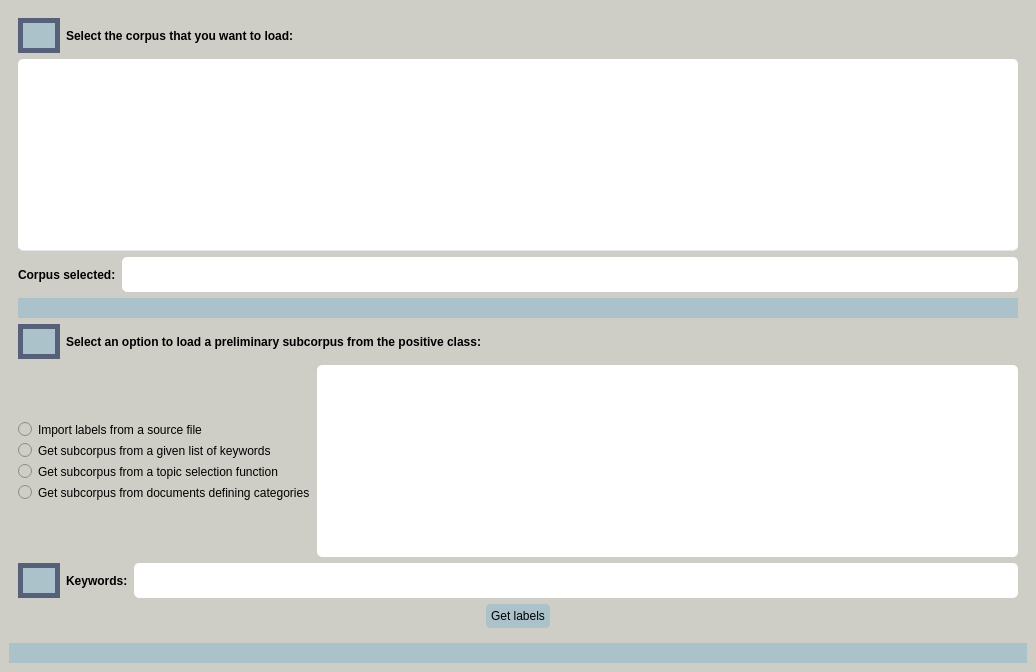
           <widget class="QFrame" name="frame_content_right">
            <property name="styleSheet">
             <string notr="true">background-color: #A3A8AD;</string>
            </property>
            <property name="frameShape">
             <enum>QFrame::NoFrame</enum>
            </property>
            <property name="frameShadow">
             <enum>QFrame::Raised</enum>
            </property>
            <layout class="QVBoxLayout" name="verticalLayout_4">
             <property name="spacing">
              <number>0</number>
             </property>
             <property name="leftMargin">
              <number>0</number>
             </property>
             <property name="topMargin">
              <number>0</number>
             </property>
             <property name="rightMargin">
              <number>0</number>
             </property>
             <property name="bottomMargin">
              <number>0</number>
             </property>
             <item>
              <widget class="QFrame" name="frame_content">
               <property name="sizePolicy">
                <sizepolicy hsizetype="Preferred" vsizetype="Preferred">
                 <horstretch>0</horstretch>
                 <verstretch>0</verstretch>
                </sizepolicy>
               </property>
               <property name="styleSheet">
                <string notr="true">background-color:#CFCEC6;
border:2px #676A6E;</string>
               </property>
               <property name="frameShape">
                <enum>QFrame::NoFrame</enum>
               </property>
               <property name="frameShadow">
                <enum>QFrame::Raised</enum>
               </property>
               <layout class="QVBoxLayout" name="verticalLayout_8">
                <item>
                 <widget class="QStackedWidget" name="tabs">
                  <property name="minimumSize">
                   <size>
                    <width>1000</width>
                    <height>500</height>
                   </size>
                  </property>
                  <property name="styleSheet">
                   <string notr="true">background-color: #CFCEC6;</string>
                  </property>
                  <property name="currentIndex">
                   <number>0</number>
                  </property>
                  <widget class="QWidget" name="tabsPage">
                   <layout class="QVBoxLayout" name="verticalLayout_16">
                    <item>
                     <layout class="QVBoxLayout" name="verticalLayout_9">
                      <item>
                       <layout class="QVBoxLayout" name="verticalLayout_13">
                        <item>
                         <layout class="QHBoxLayout" name="horizontalLayout_27">
                          <item>
                           <widget class="QPushButton" name="infoButtonSelectCorpus">
                            <property name="sizePolicy">
                             <sizepolicy hsizetype="Fixed" vsizetype="Fixed">
                              <horstretch>0</horstretch>
                              <verstretch>0</verstretch>
                             </sizepolicy>
                            </property>
                            <property name="minimumSize">
                             <size>
                              <width>35</width>
                              <height>35</height>
                             </size>
                            </property>
                            <property name="styleSheet">
                             <string notr="true">QPushButton {
	border: 5px solid #ABC2CB;
	border-radius: 2px;	
	background-color: #ABC2CB;
	border-color:#576079;
}
QPushButton:hover {
	background-color: #ABC2CB;
	border: 2px solid #ABC2CB;
}
QPushButton:pressed {	
	background-color: #ABC2CB;
	border: 2px solid #ABC2CB;
}

QToolTip {	
	background-color: #ABC2CB;
	border: 2px solid #ABC2CB;
}</string>
                            </property>
                            <property name="text">
                             <string/>
                            </property>
                           </widget>
                          </item>
                          <item>
                           <widget class="QLabel" name="labelSelectDataset">
                            <property name="font">
                             <font>
                              <weight>75</weight>
                              <bold>true</bold>
                             </font>
                            </property>
                            <property name="text">
                             <string>Select the corpus that you want to load:</string>
                            </property>
                           </widget>
                          </item>
                         </layout>
                        </item>
                        <item>
                         <widget class="QTreeView" name="treeViewSelectCorpus">
                          <property name="maximumSize">
                           <size>
                            <width>16777215</width>
                            <height>16777215</height>
                           </size>
                          </property>
                          <property name="styleSheet">
                           <string notr="true">QTreeView {	
	background-color: #FFFFFF;
	padding: 10px;
	border-radius: 5px;
	gridline-color: #DFE6ED;
	border-bottom: 1px solid #DFE6ED;
}
QTreeView::item{
	border-color: #DFE6ED;
	padding-left: 5px;
	padding-right: 5px;
	gridline-color: #DFE6ED;
}
QTreeView::item:selected{
	background-color: #E6EDEF;
}
QScrollBar:horizontal {
    border: none;
    background: #ABC2CB;
    height: 14px;
    margin: 0px 21px 0 21px;
	border-radius: 0px;
}
 QScrollBar:vertical {
	border: none;
    background: #ABC2CB;
    width: 14px;
    margin: 21px 0 21px 0;
	border-radius: 0px;
 }
QHeaderView::section{
	Background-color: #ABC2CB;
	max-width: 30px;
	border: 1px solid #ABC2CB;
	border-style: none;
    border-bottom: 1px solid #DFE6ED;
    border-right: 1px solid #DFE6ED;
}
QTreeView::horizontalHeader {	
	background-color: #ABC2CB;
}
QHeaderView::section:horizontal
{
    border: 1px solid #DFE6ED;
	background-color: #ABC2CB;
	padding: 3px;
	border-top-left-radius: 7px;
    border-top-right-radius: 7px;
}
QHeaderView::section:vertical
{
    border: 1px solid #ABC2CB;
}</string>
                          </property>
                         </widget>
                        </item>
                        <item>
                         <layout class="QHBoxLayout" name="horizontalLayout_8">
                          <item>
                           <widget class="QLabel" name="labelCorpusSelected">
                            <property name="maximumSize">
                             <size>
                              <width>230</width>
                              <height>35</height>
                             </size>
                            </property>
                            <property name="font">
                             <font>
                              <weight>75</weight>
                              <bold>true</bold>
                             </font>
                            </property>
                            <property name="text">
                             <string>Corpus selected:</string>
                            </property>
                           </widget>
                          </item>
                          <item>
                           <widget class="QLabel" name="labelCorpusSelectedIs">
                            <property name="sizePolicy">
                             <sizepolicy hsizetype="Expanding" vsizetype="Preferred">
                              <horstretch>0</horstretch>
                              <verstretch>0</verstretch>
                             </sizepolicy>
                            </property>
                            <property name="minimumSize">
                             <size>
                              <width>0</width>
                              <height>35</height>
                             </size>
                            </property>
                            <property name="styleSheet">
                             <string notr="true">QLabel {	
	background-color: #FFFFFF;
	border-radius: 5px;
	gridline-color: #FFFFFF;
	border-bottom: 1px solid #FFFFFF;
}</string>
                            </property>
                            <property name="text">
                             <string/>
                            </property>
                           </widget>
                          </item>
                         </layout>
                        </item>
                       </layout>
                      </item>
                      <item>
                       <widget class="QFrame" name="frame_grip_6">
                        <property name="enabled">
                         <bool>true</bool>
                        </property>
                        <property name="sizePolicy">
                         <sizepolicy hsizetype="Preferred" vsizetype="Maximum">
                          <horstretch>0</horstretch>
                          <verstretch>0</verstretch>
                         </sizepolicy>
                        </property>
                        <property name="minimumSize">
                         <size>
                          <width>1000</width>
                          <height>20</height>
                         </size>
                        </property>
                        <property name="maximumSize">
                         <size>
                          <width>16777215</width>
                          <height>20</height>
                         </size>
                        </property>
                        <property name="styleSheet">
                         <string notr="true">background-color: #ABC2CB;</string>
                        </property>
                        <property name="frameShape">
                         <enum>QFrame::NoFrame</enum>
                        </property>
                        <property name="frameShadow">
                         <enum>QFrame::Raised</enum>
                        </property>
                       </widget>
                      </item>
                      <item>
                       <layout class="QHBoxLayout" name="layout1LoadLabels_4">
                        <item>
                         <widget class="QPushButton" name="infoButtonGetLabels">
                          <property name="sizePolicy">
                           <sizepolicy hsizetype="Fixed" vsizetype="Fixed">
                            <horstretch>0</horstretch>
                            <verstretch>0</verstretch>
                           </sizepolicy>
                          </property>
                          <property name="minimumSize">
                           <size>
                            <width>35</width>
                            <height>35</height>
                           </size>
                          </property>
                          <property name="styleSheet">
                           <string notr="true">QPushButton {
	border: 5px solid #ABC2CB;
	border-radius: 2px;	
	background-color: #ABC2CB;
	border-color:#576079;
}
QPushButton:hover {
	background-color: #ABC2CB;
	border: 2px solid #ABC2CB;
}
QPushButton:pressed {	
	background-color: #ABC2CB;
	border: 2px solid #ABC2CB;
}

QToolTip {	
	background-color: #ABC2CB;
	border: 2px solid #ABC2CB;
}</string>
                          </property>
                          <property name="text">
                           <string/>
                          </property>
                         </widget>
                        </item>
                        <item>
                         <widget class="QLabel" name="labelGetLabels">
                          <property name="font">
                           <font>
                            <weight>75</weight>
                            <bold>true</bold>
                           </font>
                          </property>
                          <property name="text">
                           <string>Select an option to load a preliminary subcorpus from the positive class:</string>
                          </property>
                         </widget>
                        </item>
                       </layout>
                      </item>
                      <item>
                       <layout class="QVBoxLayout" name="verticalLayout_14">
                        <item>
                         <layout class="QHBoxLayout" name="horizontalLayout_9">
                          <item>
                           <layout class="QVBoxLayout" name="layout2LoadLabels">
                            <item>
                             <spacer name="verticalSpacer_3">
                              <property name="orientation">
                               <enum>Qt::Vertical</enum>
                              </property>
                              <property name="sizeHint" stdset="0">
                               <size>
                                <width>20</width>
                                <height>40</height>
                               </size>
                              </property>
                             </spacer>
                            </item>
                            <item>
                             <widget class="QRadioButton" name="getLabelsOption1">
                              <property name="text">
                               <string>Import labels from a source file</string>
                              </property>
                             </widget>
                            </item>
                            <item>
                             <widget class="QRadioButton" name="getLabelsOption2">
                              <property name="text">
                               <string>Get subcorpus from a given list of keywords</string>
                              </property>
                             </widget>
                            </item>
                            <item>
                             <widget class="QRadioButton" name="getLabelsOption3">
                              <property name="text">
                               <string>Get subcorpus from a topic selection function</string>
                              </property>
                             </widget>
                            </item>
                            <item>
                             <widget class="QRadioButton" name="getLabelsOption4">
                              <property name="text">
                               <string>Get subcorpus from documents defining categories</string>
                              </property>
                             </widget>
                            </item>
                            <item>
                             <spacer name="verticalSpacer_4">
                              <property name="orientation">
                               <enum>Qt::Vertical</enum>
                              </property>
                              <property name="sizeHint" stdset="0">
                               <size>
                                <width>20</width>
                                <height>40</height>
                               </size>
                              </property>
                             </spacer>
                            </item>
                           </layout>
                          </item>
                          <item>
                           <layout class="QVBoxLayout" name="verticalLayout_15">
                            <item>
                             <widget class="QTextEdit" name="textEditShowKeywords">
                              <property name="styleSheet">
                               <string notr="true">QTextEdit {	
	background-color: #FFFFFF;
	border-radius: 5px;
	gridline-color: #FFFFFF;
	border-bottom: 1px solid #FFFFFF;
}

 QScrollBar:vertical {
	border: none;
    background: #ABC2CB;
    width: 14px;
    margin: 21px 0 21px 0;
	border-radius: 0px;
 }</string>
                              </property>
                              <property name="readOnly">
                               <bool>true</bool>
                              </property>
                             </widget>
                            </item>
                           </layout>
                          </item>
                         </layout>
                        </item>
                        <item>
                         <layout class="QHBoxLayout" name="horizontalLayout_10">
                          <item>
                           <widget class="QPushButton" name="infoButtonKeywords">
                            <property name="sizePolicy">
                             <sizepolicy hsizetype="Fixed" vsizetype="Fixed">
                              <horstretch>0</horstretch>
                              <verstretch>0</verstretch>
                             </sizepolicy>
                            </property>
                            <property name="minimumSize">
                             <size>
                              <width>35</width>
                              <height>35</height>
                             </size>
                            </property>
                            <property name="styleSheet">
                             <string notr="true">QPushButton {
	border: 5px solid #ABC2CB;
	border-radius: 2px;	
	background-color: #ABC2CB;
	border-color:#576079;
}
QPushButton:hover {
	background-color: #ABC2CB;
	border: 2px solid #ABC2CB;
}
QPushButton:pressed {	
	background-color: #ABC2CB;
	border: 2px solid #ABC2CB;
}

QToolTip {	
	background-color: #ABC2CB;
	border: 2px solid #ABC2CB;
}</string>
                            </property>
                            <property name="text">
                             <string/>
                            </property>
                           </widget>
                          </item>
                          <item>
                           <widget class="QLabel" name="labelCorpusSelected_2">
                            <property name="maximumSize">
                             <size>
                              <width>230</width>
                              <height>35</height>
                             </size>
                            </property>
                            <property name="font">
                             <font>
                              <weight>75</weight>
                              <bold>true</bold>
                             </font>
                            </property>
                            <property name="text">
                             <string>Keywords:</string>
                            </property>
                           </widget>
                          </item>
                          <item>
                           <widget class="QLineEdit" name="lineEditGetKeywords">
                            <property name="sizePolicy">
                             <sizepolicy hsizetype="Expanding" vsizetype="Preferred">
                              <horstretch>0</horstretch>
                              <verstretch>0</verstretch>
                             </sizepolicy>
                            </property>
                            <property name="minimumSize">
                             <size>
                              <width>0</width>
                              <height>35</height>
                             </size>
                            </property>
                            <property name="styleSheet">
                             <string notr="true">QLineEdit {	
	background-color: #FFFFFF;
	border-radius: 5px;
	gridline-color: #FFFFFF;
	border-bottom: 1px solid #FFFFFF;
}</string>
                            </property>
                           </widget>
                          </item>
                         </layout>
                        </item>
                        <item>
                         <layout class="QHBoxLayout" name="horizontalLayout_11">
                          <item>
                           <spacer name="horizontalSpacer">
                            <property name="orientation">
                             <enum>Qt::Horizontal</enum>
                            </property>
                            <property name="sizeHint" stdset="0">
                             <size>
                              <width>40</width>
                              <height>20</height>
                             </size>
                            </property>
                           </spacer>
                          </item>
                          <item>
                           <widget class="QPushButton" name="getLabelsPushButton">
                            <property name="maximumSize">
                             <size>
                              <width>16777215</width>
                              <height>16777215</height>
                             </size>
                            </property>
                            <property name="styleSheet">
                             <string notr="true">QPushButton {
	border: 5px solid #ABC2CB;
	border-radius: 5px;	
	background-color: #ABC2CB;
}
QPushButton:hover {
	background-color: #ABC2CB;
	border: 2px solid #ABC2CB;
}
QPushButton:pressed {	
	background-color: #ABC2CB;
	border: 2px solid #ABC2CB;
}</string>
                            </property>
                            <property name="text">
                             <string>Get labels</string>
                            </property>
                           </widget>
                          </item>
                          <item>
                           <spacer name="horizontalSpacer_2">
                            <property name="orientation">
                             <enum>Qt::Horizontal</enum>
                            </property>
                            <property name="sizeHint" stdset="0">
                             <size>
                              <width>40</width>
                              <height>20</height>
                             </size>
                            </property>
                           </spacer>
                          </item>
                         </layout>
                        </item>
                       </layout>
                      </item>
                     </layout>
                    </item>
                   </layout>
                  </widget>
                 </widget>
                </item>
                <item>
                 <widget class="QFrame" name="frame_grip_2">
                  <property name="enabled">
                   <bool>true</bool>
                  </property>
                  <property name="sizePolicy">
                   <sizepolicy hsizetype="Preferred" vsizetype="Maximum">
                    <horstretch>0</horstretch>
                    <verstretch>0</verstretch>
                   </sizepolicy>
                  </property>
                  <property name="minimumSize">
                   <size>
                    <width>1000</width>
                    <height>20</height>
                   </size>
                  </property>
                  <property name="maximumSize">
                   <size>
                    <width>16777215</width>
                    <height>20</height>
                   </size>
                  </property>
                  <property name="styleSheet">
                   <string notr="true">background-color: #ABC2CB;</string>
                  </property>
                  <property name="frameShape">
                   <enum>QFrame::NoFrame</enum>
                  </property>
                  <property name="frameShadow">
                   <enum>QFrame::Raised</enum>
                  </property>
                 </widget>
                </item>
               </layout>
              </widget>
             </item>
            </layout>
           </widget>
